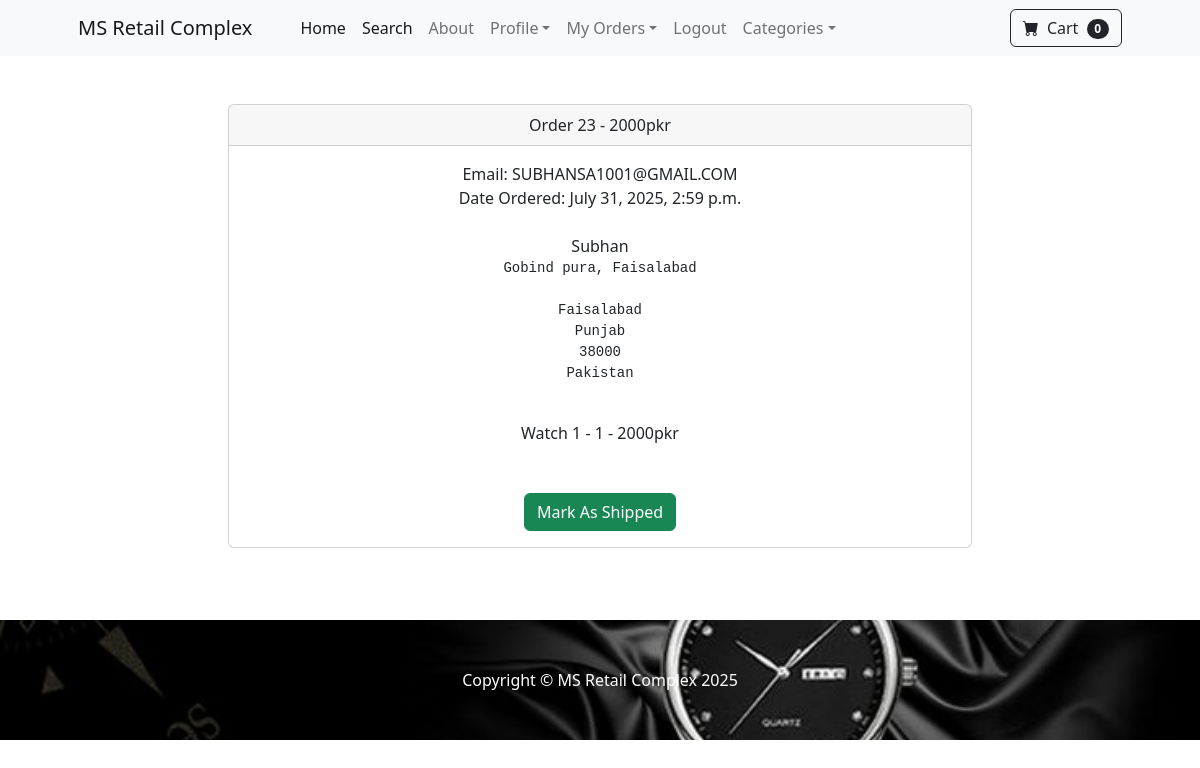
The app's page /payment/orders/23 (signed in) with its own data.
### payment/models.py (models this page shows, shortened)
class Order(models.Model):
	user = models.ForeignKey(User, on_delete=models.CASCADE, null=True, blank=True)
	full_name = models.CharField(max_length=250)
	email = models.EmailField(max_length=250)
	shipping_address = models.TextField(max_length=15000)
	amount_paid = models.DecimalField(max_digits=10, decimal_places=0)
	date_ordered = models.DateTimeField(auto_now_add=True)
	shipped = models.BooleanField(default=False)
	date_shipped = models.DateTimeField(blank=True, null=True)

class OrderItem(models.Model):
	order = models.ForeignKey(Order, on_delete=models.CASCADE, null=True)
	product = models.ForeignKey(Product, on_delete=models.CASCADE, null=True)
	user = models.ForeignKey(User, on_delete=models.CASCADE, null=True, blank=True)
	quantity = models.PositiveBigIntegerField(default=1)
	price = models.DecimalField(max_digits=10, decimal_places=0)

### store/models.py (models this page shows)
class Product(models.Model):
	name = models.CharField(max_length=100)
	price = models.DecimalField(default=0, decimal_places=0, max_digits=10)
	category = models.ForeignKey(Category, on_delete=models.CASCADE, default=1)
	description = models.CharField(max_length=250, default='', blank=True, null=True)
	image = models.ImageField(upload_to='uploads/product/')
	is_sale = models.BooleanField(default=False)
	sale_price = models.DecimalField(default=0, decimal_places=0, max_digits=10)
	def __str__(self):
		return self.name

### payment/views.py (the view, shortened to what this page needs)
# urls.py: path('orders/<int:pk>', views.orders, name='orders'),
def orders(request, pk):
	if request.user.is_authenticated:
		try:
			order = Order.objects.get(id=pk, user=request.user)
			items = OrderItem.objects.filter(order=pk)
			return render(request, 'payment/orders.html', {"order":order, "items":items})
		except Order.DoesNotExist:
			messages.error(request, "Order not found or access denied")
			return redirect('home')
	else:
		messages.success(request, "Please log in to view your orders")
		return redirect('home')

### cart/cart.py (called while the page is built)
	def __len__(self):
		return len(self.cart)

### cart/context_processors.py (called while the page is built)
def cart(request):
	return {'cart': Cart(request)}

### payment/templates/payment/orders.html (shortened to what this page needs)
{% extends 'base.html' %}
{% block content %}
        <div class="container">
        	<div class="row">
        		<center>
        			<div class="col-8">
        				<br/><br/>
<div class="card">
  <div class="card-header">
    Order {{ order.id}} - {{order.amount_paid}}pkr
  </div>
  <div class="card-body">
    Email: {{ order.email}}<br/>
    {% if order.date_shipped %}
      Date Shipped: {{ order.date_shipped}}
    {% else %}
     Date Ordered: {{ order.date_ordered}}
    {% endif %}
    <br/><br/>
    {{ order.full_name }}<br/>
    <pre>{{ order.shipping_address }}
    </pre>
    {% for item in items %}
      {{ item.product }} - {{ item.quantity }} - {{ item.price }}pkr<br/>
    {% endfor %}
    <br/><br/>
    {% if not order.shipped %}
    <form method="POST">
      <button type="Submit" class="btn btn-success">Mark As Shipped</button>
    {% else %}
    <form method="POST">
      {% csrf_token %}
      <input type="hidden" name="shipping_status" value="false">
      <button type="Submit" class="btn btn-danger">Mark As Not Shipped</button>
    </from>
    {% endif %}
  </div>
</div>
<br/>
<br/><br/>
        			</div>
        		</center>
        	</div>
        </div>
{% endblock %}

### records on screen
Order: id "23", amount_paid "2000", email "SUBHANSA1001@GMAIL.COM", date_ordered "July 31, 2025, 2:59 p.m.", full_name "Subhan", shipping_address "Gobind pura, Faisalabad Faisalabad Punjab 38000 Pakistan"
OrderItem: product "Watch 1", quantity "1", price "2000"

### other values on screen
{{ cart|length }} "0"
